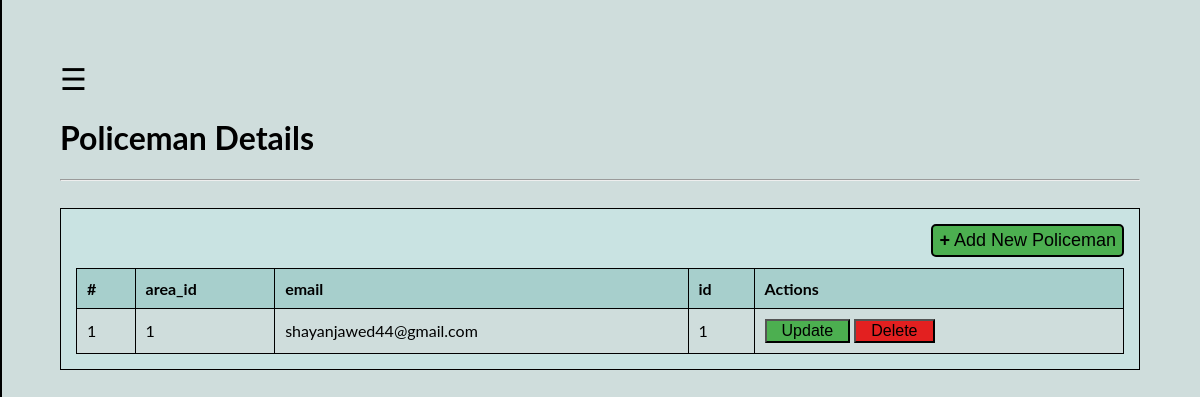
/Listing/Policelisting/, run on an earlier commit of the app's database.
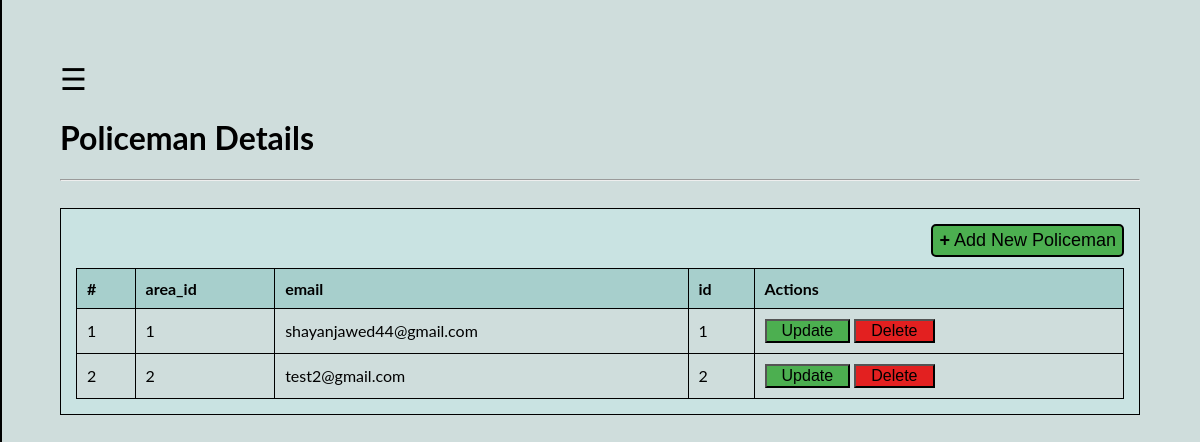
And on a later commit of the database.
### policemans/models.py (models this page shows)
class policeman(models.Model):
    email = models.EmailField( max_length=254,null=False)
    password = models.TextField(null=False)
    area = models.OneToOneField(Area,on_delete=models.CASCADE)

### listings/views.py (the view)
# urls.py: path("Policelisting/",view = views.PoliceList,name = "Police List"),
def PoliceList(request):
    shared = Shared_Methods()
    Table_Head = shared.GetAllColumnNamesFromTable(policeman)
    Table_Head.reverse()
    Table_Head.pop(Table_Head.index("password"))
    dataList = list(policeman.objects.values("area_id","email","id"))
    context = {"list": dataList,"list2":Table_Head}
    return render(request, "admin/List/SignupList.html",context=context)

### shared/Shared_Methods.py (called while the page is built)
    def GetAllColumnNamesFromTable(self,Model):
        return [f.get_attname() for f in Model._meta.fields]

### TEMPLATES/admin/List/SignupList.html (shortened to what this page needs)
{% extends 'admin/List/Base.html' %}
{% block Title %}
Policeman
{% endblock %}
{% block AddTitle %}
Policeman
{% endblock %}
{% block TableHeads %}
{% for link in list2 %}
<th>{{link}}</th>
{% endfor %}
{% endblock %}
{% block TableBody %}
{% for link in list %}
<tr>
    <td>{{forloop.counter}}</td>
    <td>{{link.area_id}}</td>
    <td>{{link.email}}</td>
    <td>{{link.id}}</td>
    <td>
        <button accesskey={{link.id}} class="Update">Update</button>
        <button accesskey={{link.id}} class="Delete">Delete</button>
    </td>
</tr>
{% endfor %}
{% endblock %}

What changed in the data, as far as the page shows it:
added policeman: area_id "2", email "test2@gmail.com", id "2"
